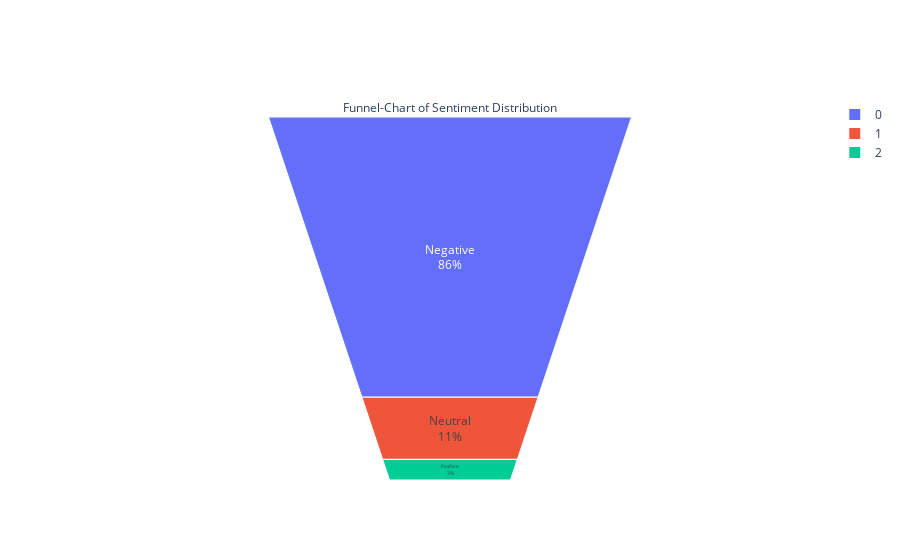

Notebook code for this chart:
### Markdown cell above
###### Funnel graph showing sentiment distribution

### Code cell
fig = go.Figure(go.Funnelarea(
    text =temp.Label,
    values = temp.clean_tweet,
    title = {"position": "top center", "text": "Funnel-Chart of Sentiment Distribution"}
    ))
fig.show()

### Figure 1 — Plotly figure (JSON) as saved in the notebook; plotly's stock layout.template omitted (floating-point values rounded to 4 significant figures)
{"data": [{"text": ["Negative", "Neutral", "Positive"], "title": {"position": "top center", "text": "Funnel-Chart of Sentiment Distribution"}, "type": "funnelarea", "values": [172, 22, 6]}], "layout": {}}
